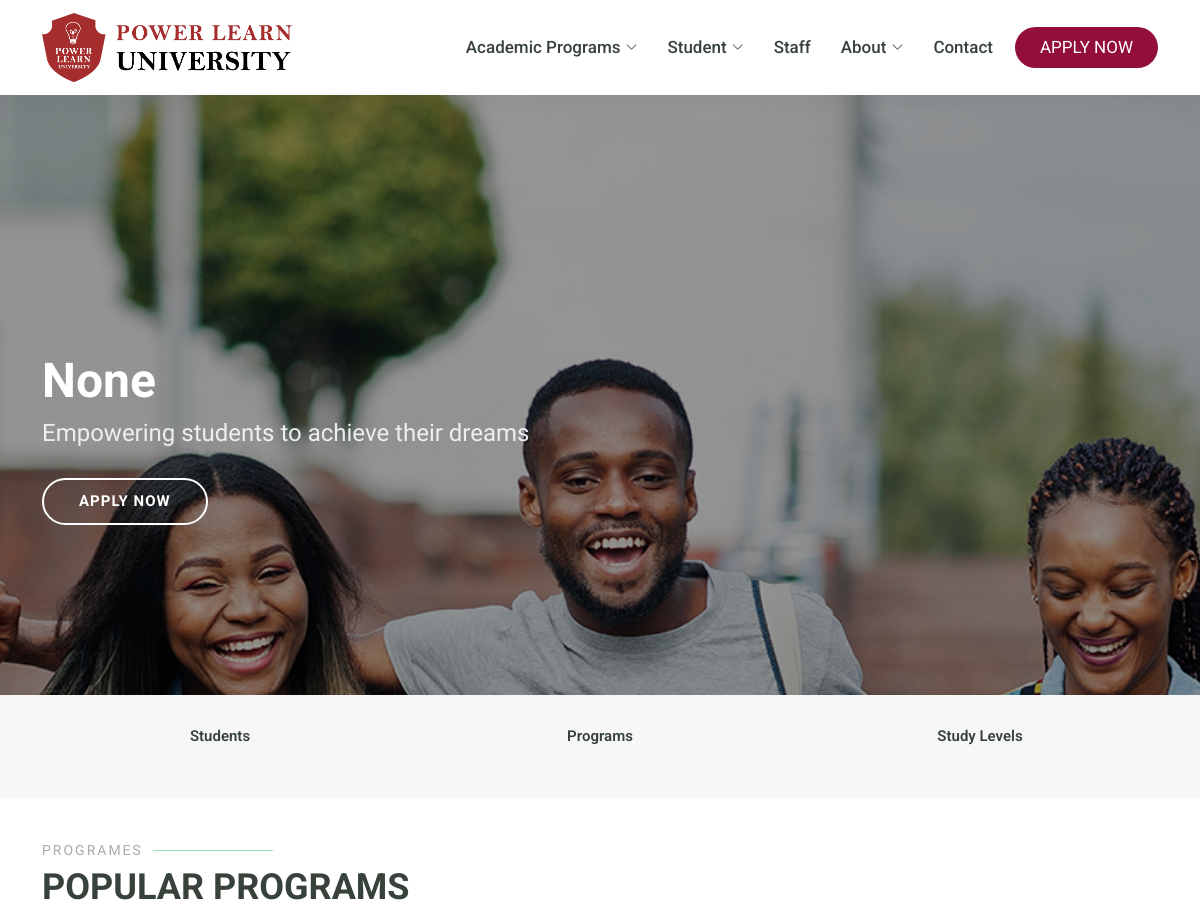
The app's page / (upper part), older data.
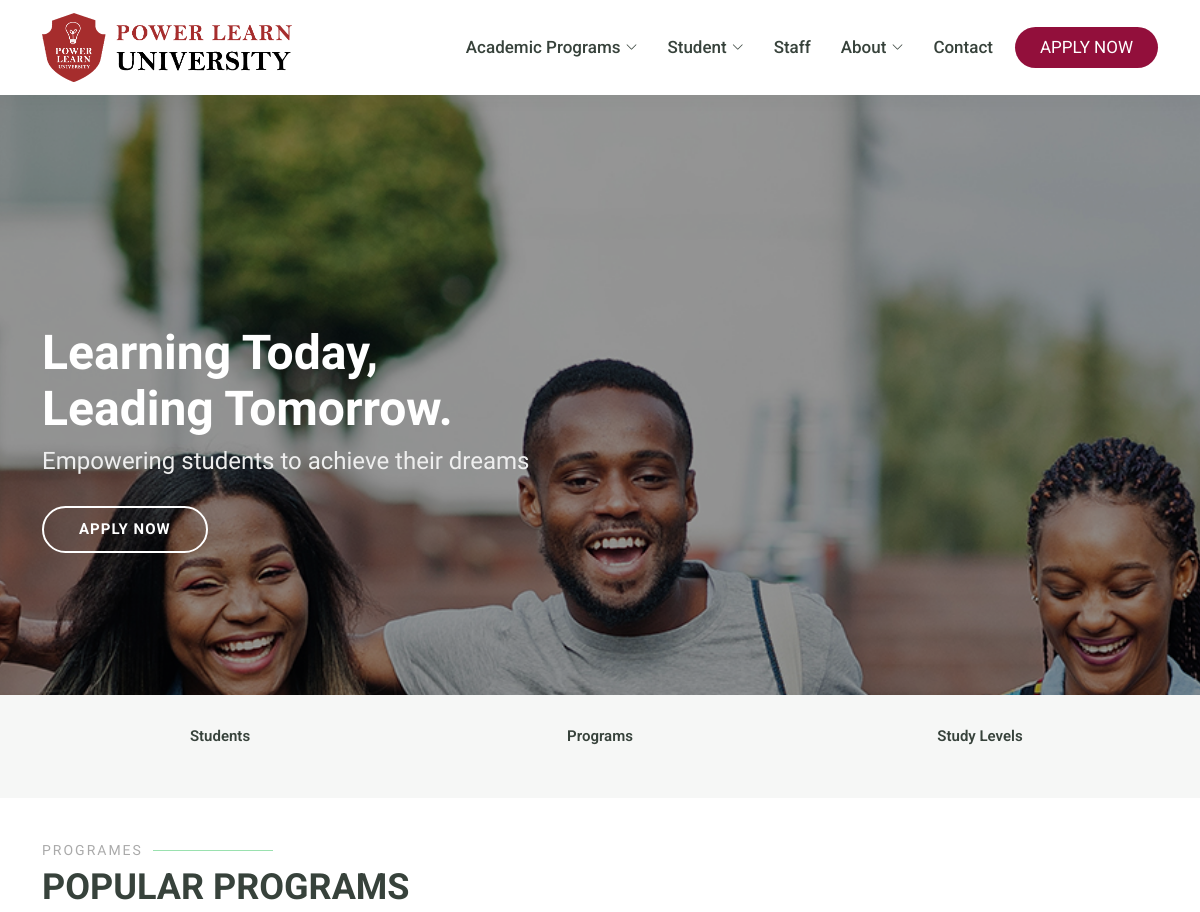
The same page, newer data.
### application/models.py (models this page shows, shortened)
class Setting(models.Model):
    school_name = models.CharField(max_length = 255, blank=False)
    location = models.TextField(blank=False)
    email = models.EmailField(max_length = 255, blank=False)
    phone = models.CharField(max_length = 255, blank=False)
    tagline = models.TextField(max_length = 255, blank=False)
    hero_title = models.CharField(max_length = 255, blank=True, null=True)
    class Meta:
        verbose_name_plural = 'settings'

### project/views.py (the view)
# urls.py: path('', views.home, name="home"),
def home(request):
    notice = Notice.objects.all()
    programs = Program.objects.all()
    no_of_programs = programs.count()
    no_of_studnets = User.objects.filter(is_staff=0).count()
    context = {
        'programs' : programs,
        'no_of_programs' : no_of_programs,
        'no_of_students' : no_of_studnets,
        'no_of_levels': StudyCategory.objects.all().count(),
        'notices': notice
    }
    return render(request, "home.html", context)

### application/models.py (called while the page is built)
    def get_absolute_url(self):
        return reverse('program_detail', kwargs={ 'slug' :self.slug })

### project/context_processors.py (called while the page is built)
def popular_programs(request):
    return {
        'popular_programs' : Program.objects.all()[:5]
    }

def school_settings(request):
    return {
        'school_settings': School.objects.first()
    }

### templates/home.html (shortened to what this page needs)
{% extends 'layout/base.html' %}
{% load static %}
{% block content %}
    <section id="counts" class="counts section-bg">
      <div class="container">
        <div class="row counters">
          <div class="col-4 text-center">
            <p>Students</p>
          </div>
          <div class="col-4 text-center">
            <p>Programs</p>
          </div>
          <div class="col-4 text-center">
            <p>Study Levels</p>
          </div>
        </div>
      </div>
    </section>
    <section id="features" class="features py-5">
      <div class="container" data-aos="fade-up">
        <div class="section-title">
          <h2>Programes</h2>
          <p>Popular Programs</p>
        </div>
      </div>
    </section>
{% endblock %}

### templates/layout/hero.html
{% if request.path == '/' %}
<section id="hero" class="d-flex justify-content-center align-items-center">
    <div class="container position-relative mt-3" data-aos="zoom-in" data-aos-delay="100">
      <h1>{{ school_settings.hero_title|safe }}</h1>
      <h2>{{ school_settings.tagline }}</h2>
      <a href="{% url 'apply' %}" class="btn-get-started fw-bold text-uppercase">Apply Now</a>
    </div>
</section>
{% endif %}

Row changes from the older to the newer data that the page shows:
changed Setting "Empowering students to achieve their dreams": hero_title "None" → "Learning Today, Leading Tomorrow."
